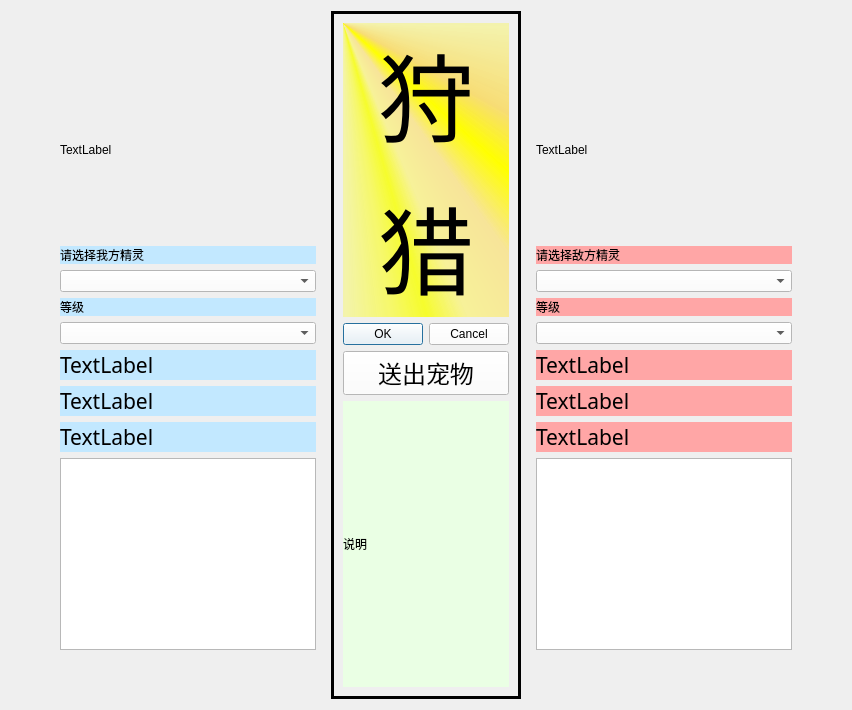
      <widget class="QWidget" name="pageShoulie">
       <layout class="QHBoxLayout" name="horizontalLayout_21">
        <item>
         <spacer name="horizontalSpacer_40">
          <property name="orientation">
           <enum>Qt::Horizontal</enum>
          </property>
          <property name="sizeHint" stdset="0">
           <size>
            <width>40</width>
            <height>20</height>
           </size>
          </property>
         </spacer>
        </item>
        <item>
         <widget class="QFrame" name="FrameSMyself">
          <layout class="QVBoxLayout" name="LayoutSMyself">
           <item>
            <spacer name="verticalSpacer_26">
             <property name="orientation">
              <enum>Qt::Vertical</enum>
             </property>
             <property name="sizeHint" stdset="0">
              <size>
               <width>20</width>
               <height>40</height>
              </size>
             </property>
            </spacer>
           </item>
           <item>
            <widget class="QLabel" name="labelSWoTou">
             <property name="sizePolicy">
              <sizepolicy hsizetype="Expanding" vsizetype="Expanding">
               <horstretch>0</horstretch>
               <verstretch>0</verstretch>
              </sizepolicy>
             </property>
             <property name="minimumSize">
              <size>
               <width>80</width>
               <height>180</height>
              </size>
             </property>
             <property name="text">
              <string>TextLabel</string>
             </property>
             <property name="scaledContents">
              <bool>true</bool>
             </property>
            </widget>
           </item>
           <item>
            <widget class="QLabel" name="labelSWoName">
             <property name="styleSheet">
              <string notr="true">background-color: rgb(194, 232, 255);
color: rgb(0, 0, 0);
font: 16pt &quot;华文行楷&quot;;</string>
             </property>
             <property name="text">
              <string>请选择我方精灵</string>
             </property>
            </widget>
           </item>
           <item>
            <widget class="QComboBox" name="ComboBoxSWofang">
             <property name="styleSheet">
              <string notr="true">background-color: rgb(255, 255, 255);
font: 14pt &quot;微软雅黑&quot;;</string>
             </property>
            </widget>
           </item>
           <item>
            <widget class="QLabel" name="label_16">
             <property name="styleSheet">
              <string notr="true">background-color: rgb(194, 232, 255);
color: rgb(0, 0, 0);
font: 16pt &quot;华文行楷&quot;;</string>
             </property>
             <property name="text">
              <string>等级</string>
             </property>
            </widget>
           </item>
           <item>
            <widget class="QComboBox" name="comboBoxSWoLevel">
             <property name="styleSheet">
              <string notr="true">background-color: rgb(255, 255, 255);
font: 14pt &quot;微软雅黑&quot;;</string>
             </property>
            </widget>
           </item>
           <item>
            <widget class="QLabel" name="labelSWoTalent">
             <property name="font">
              <font>
               <family>华文行楷</family>
               <pointsize>16</pointsize>
               <weight>50</weight>
               <italic>false</italic>
               <bold>false</bold>
              </font>
             </property>
             <property name="styleSheet">
              <string notr="true">background-color: rgb(194, 232, 255);
color: rgb(0, 0, 0);
font: 16pt &quot;华文行楷&quot;;</string>
             </property>
             <property name="text">
              <string>TextLabel</string>
             </property>
            </widget>
           </item>
           <item>
            <widget class="QLabel" name="labelSWoSkill1">
             <property name="font">
              <font>
               <family>华文行楷</family>
               <pointsize>16</pointsize>
               <weight>50</weight>
               <italic>false</italic>
               <bold>false</bold>
              </font>
             </property>
             <property name="styleSheet">
              <string notr="true">background-color: rgb(194, 232, 255);
color: rgb(0, 0, 0);
font: 16pt &quot;华文行楷&quot;;</string>
             </property>
             <property name="text">
              <string>TextLabel</string>
             </property>
            </widget>
           </item>
           <item>
            <widget class="QLabel" name="labelSWoSkill2">
             <property name="font">
              <font>
               <family>华文行楷</family>
               <pointsize>16</pointsize>
               <weight>50</weight>
               <italic>false</italic>
               <bold>false</bold>
              </font>
             </property>
             <property name="styleSheet">
              <string notr="true">background-color: rgb(194, 232, 255);
color: rgb(0, 0, 0);
font: 16pt &quot;华文行楷&quot;;</string>
             </property>
             <property name="text">
              <string>TextLabel</string>
             </property>
            </widget>
           </item>
           <item>
            <widget class="QTextBrowser" name="textBrowserSWoXianshi"/>
           </item>
           <item>
            <spacer name="verticalSpacer_27">
             <property name="orientation">
              <enum>Qt::Vertical</enum>
             </property>
             <property name="sizeHint" stdset="0">
              <size>
               <width>20</width>
               <height>40</height>
              </size>
             </property>
            </spacer>
           </item>
          </layout>
         </widget>
        </item>
        <item>
         <widget class="QFrame" name="frame">
          <property name="maximumSize">
           <size>
            <width>320</width>
            <height>16777215</height>
           </size>
          </property>
          <property name="frameShape">
           <enum>QFrame::Box</enum>
          </property>
          <property name="lineWidth">
           <number>3</number>
          </property>
          <layout class="QVBoxLayout" name="verticalLayout_25">
           <item>
            <widget class="QLabel" name="labelShoulie">
             <property name="font">
              <font>
               <family>华文行楷</family>
               <pointsize>72</pointsize>
               <weight>50</weight>
               <italic>false</italic>
               <bold>false</bold>
              </font>
             </property>
             <property name="styleSheet">
              <string notr="true">background-color: qconicalgradient(cx:0, cy:0, angle:135, stop:0 rgba(255, 255, 0, 69), stop:0.375 rgba(255, 255, 0, 69), stop:0.423533 rgba(251, 255, 0, 145), stop:0.45 rgba(247, 255, 0, 208), stop:0.477581 rgba(255, 244, 71, 130), stop:0.518717 rgba(255, 218, 71, 130), stop:0.55 rgba(255, 255, 0, 255), stop:0.57754 rgba(255, 203, 0, 130), stop:0.625 rgba(255, 255, 0, 69), stop:1 rgba(255, 255, 0, 69));
color: rgb(0, 0, 0);
font: 72pt &quot;华文行楷&quot;;</string>
             </property>
             <property name="text">
              <string>&lt;html&gt;&lt;head/&gt;&lt;body&gt;&lt;p align=&quot;center&quot;&gt;狩&lt;/p&gt;&lt;p align=&quot;center&quot;&gt;猎&lt;/p&gt;&lt;/body&gt;&lt;/html&gt;</string>
             </property>
            </widget>
           </item>
           <item>
            <widget class="QDialogButtonBox" name="buttonBoxShoulie">
             <property name="font">
              <font>
               <family>华康雅宋体W9</family>
               <pointsize>18</pointsize>
               <weight>50</weight>
               <italic>false</italic>
               <bold>false</bold>
              </font>
             </property>
             <property name="styleSheet">
              <string notr="true">font: 18pt &quot;华康雅宋体W9&quot;;
background-color: rgb(255, 255, 255);</string>
             </property>
             <property name="standardButtons">
              <set>QDialogButtonBox::Cancel|QDialogButtonBox::Ok</set>
             </property>
             <property name="centerButtons">
              <bool>true</bool>
             </property>
            </widget>
           </item>
           <item>
            <widget class="QPushButton" name="pushButtonSSend">
             <property name="font">
              <font>
               <family>华康雅宋体W9</family>
               <pointsize>18</pointsize>
               <weight>50</weight>
               <italic>false</italic>
               <bold>false</bold>
              </font>
             </property>
             <property name="styleSheet">
              <string notr="true">font: 18pt &quot;华康雅宋体W9&quot;;
background-color: rgb(255, 255, 255);</string>
             </property>
             <property name="text">
              <string>送出宠物</string>
             </property>
            </widget>
           </item>
           <item>
            <widget class="QLabel" name="labelSShuoming">
             <property name="styleSheet">
              <string notr="true">background-color: rgb(234, 255, 228);
color: rgb(0, 0, 0);
font: 12pt &quot;华文行楷&quot;;</string>
             </property>
             <property name="text">
              <string>说明</string>
             </property>
            </widget>
           </item>
          </layout>
         </widget>
        </item>
        <item>
         <widget class="QFrame" name="FrameSEnemy">
          <property name="frameShape">
           <enum>QFrame::NoFrame</enum>
          </property>
          <layout class="QVBoxLayout" name="LayoutSEnemy">
           <item>
            <spacer name="verticalSpacer_24">
             <property name="orientation">
              <enum>Qt::Vertical</enum>
             </property>
             <property name="sizeHint" stdset="0">
              <size>
               <width>20</width>
               <height>40</height>
              </size>
             </property>
            </spacer>
           </item>
           <item>
            <widget class="QLabel" name="labelSDiTou">
             <property name="sizePolicy">
              <sizepolicy hsizetype="Expanding" vsizetype="Expanding">
               <horstretch>0</horstretch>
               <verstretch>0</verstretch>
              </sizepolicy>
             </property>
             <property name="minimumSize">
              <size>
               <width>80</width>
               <height>180</height>
              </size>
             </property>
             <property name="text">
              <string>TextLabel</string>
             </property>
             <property name="scaledContents">
              <bool>true</bool>
             </property>
            </widget>
           </item>
           <item>
            <widget class="QLabel" name="labelSDiName">
             <property name="styleSheet">
              <string notr="true">background-color: rgb(255, 166, 166);
color: rgb(0, 0, 0);
font: 16pt &quot;华文行楷&quot;;</string>
             </property>
             <property name="text">
              <string>请选择敌方精灵</string>
             </property>
            </widget>
           </item>
           <item>
            <widget class="QComboBox" name="ComboBoxSDifang">
             <property name="styleSheet">
              <string notr="true">background-color: rgb(255, 255, 255);
font: 14pt &quot;微软雅黑&quot;;</string>
             </property>
            </widget>
           </item>
           <item>
            <widget class="QLabel" name="label_15">
             <property name="styleSheet">
              <string notr="true">background-color: rgb(255, 166, 166);
color: rgb(0, 0, 0);
font: 16pt &quot;华文行楷&quot;;</string>
             </property>
             <property name="text">
              <string>等级</string>
             </property>
            </widget>
           </item>
           <item>
            <widget class="QComboBox" name="comboBoxSDiLevel">
             <property name="styleSheet">
              <string notr="true">background-color: rgb(255, 255, 255);
font: 14pt &quot;微软雅黑&quot;;</string>
             </property>
            </widget>
           </item>
           <item>
            <widget class="QLabel" name="labelSDiTalent">
             <property name="font">
              <font>
               <family>华文行楷</family>
               <pointsize>16</pointsize>
               <weight>50</weight>
               <italic>false</italic>
               <bold>false</bold>
              </font>
             </property>
             <property name="styleSheet">
              <string notr="true">background-color: rgb(255, 166, 166);
color: rgb(0, 0, 0);
font: 16pt &quot;华文行楷&quot;;</string>
             </property>
             <property name="text">
              <string>TextLabel</string>
             </property>
            </widget>
           </item>
           <item>
            <widget class="QLabel" name="labelSDiSkill1">
             <property name="font">
              <font>
               <family>华文行楷</family>
               <pointsize>16</pointsize>
               <weight>50</weight>
               <italic>false</italic>
               <bold>false</bold>
              </font>
             </property>
             <property name="styleSheet">
              <string notr="true">background-color: rgb(255, 166, 166);
color: rgb(0, 0, 0);
font: 16pt &quot;华文行楷&quot;;</string>
             </property>
             <property name="text">
              <string>TextLabel</string>
             </property>
            </widget>
           </item>
           <item>
            <widget class="QLabel" name="labelSDiSkill2">
             <property name="font">
              <font>
               <family>华文行楷</family>
               <pointsize>16</pointsize>
               <weight>50</weight>
               <italic>false</italic>
               <bold>false</bold>
              </font>
             </property>
             <property name="styleSheet">
              <string notr="true">background-color: rgb(255, 166, 166);
color: rgb(0, 0, 0);
font: 16pt &quot;华文行楷&quot;;</string>
             </property>
             <property name="text">
              <string>TextLabel</string>
             </property>
            </widget>
           </item>
           <item>
            <widget class="QTextBrowser" name="textBrowserSDiXianshi"/>
           </item>
           <item>
            <spacer name="verticalSpacer_25">
             <property name="orientation">
              <enum>Qt::Vertical</enum>
             </property>
             <property name="sizeHint" stdset="0">
              <size>
               <width>20</width>
               <height>40</height>
              </size>
             </property>
            </spacer>
           </item>
          </layout>
         </widget>
        </item>
        <item>
         <spacer name="horizontalSpacer_41">
          <property name="orientation">
           <enum>Qt::Horizontal</enum>
          </property>
          <property name="sizeHint" stdset="0">
           <size>
            <width>40</width>
            <height>20</height>
           </size>
          </property>
         </spacer>
        </item>
       </layout>
      </widget>
